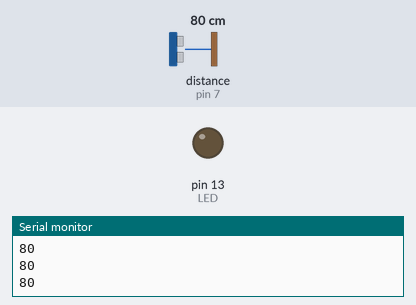
A sketch run on a simulated Arduino Uno, built with avr-gcc and run on an emulated ATmega328P. On the bench: output pins drawn as LEDs (lit = HIGH), the last lines printed to the serial monitor. Wiring (inferred from the names in the program): ultrasonic range finder: trigger pin 8; echo pin 7. The test bench sets the inputs (shaded band); at power-on: distance to the obstacle (sensor on pin 7) 80 cm. The echo pulse lasts 58.3 µs per cm; pins used as bus, display or sensor lines are not drawn.

Above: at 1.2 s.
1.3 s: distance to the obstacle (sensor on pin 7) set to 12 cm
2.8 s: distance to the obstacle (sensor on pin 7) set to 9 cm
At 3.8 s:
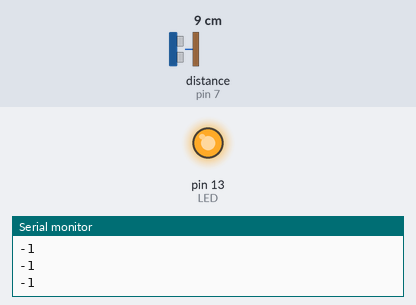
4.3 s: distance to the obstacle (sensor on pin 7) set to 18 cm
At 5.0 s:
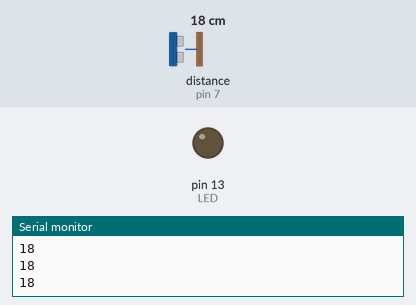
5.8 s: distance to the obstacle (sensor on pin 7) set to 2 cm
At 6.1 s:
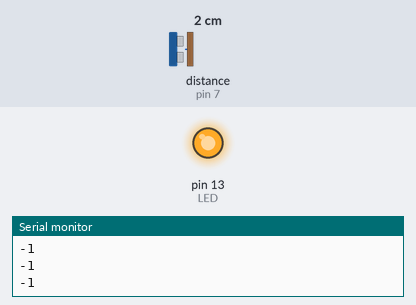
Timing chart, 0 to 8.3 s (numbered marks = the images above; inputs shaded):
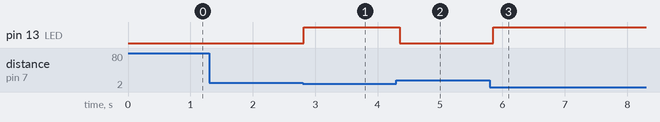

The sketch:

EX6_Proximidade_LED.ino
```cpp
#define escutaSom 7 // entrada para escutar som (Echo)
#define emiteSom 8 // saída para emitir som (Trigger)
#define LED 13

int maximumRange = 200;   // máximo valor
int minimumRange = 10;    // mínimo valor
long duration, distance;  // duração e distância

void setup() {
 Serial.begin (9600);
 pinMode(emiteSom, OUTPUT);
 pinMode(escutaSom, INPUT);
 pinMode(LED, OUTPUT);
}

void loop() {
 digitalWrite(emiteSom, LOW);
 delayMicroseconds(2);
 digitalWrite(emiteSom, HIGH);
 delayMicroseconds(10);
 digitalWrite(emiteSom, LOW);
 duration = pulseIn(escutaSom, HIGH);
 distance = duration/58.2;

 if (distance >= maximumRange || distance <= minimumRange){
   Serial.println("-1");
   digitalWrite(LED, HIGH);
 }
 else {
   Serial.println(distance);
   digitalWrite(LED, LOW);
 }
 delay(50);
}
```

Measured:
- the behaviour switches between 11 and 10 cm on distance to the obstacle (sensor on pin 7) (found by bisection; images 0 and 1)
- after the input at 2.8 s, pin 13 (LED): LOW → HIGH at once
- after the input at 4.3 s, pin 13 (LED): HIGH → LOW after 0.05 s
- after the input at 5.8 s, pin 13 (LED): LOW → HIGH after 0.05 s
